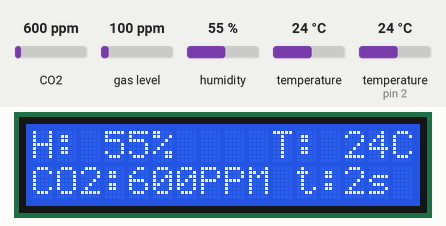
Recording of a sketch running on a simulated Arduino Uno, built with avr-gcc and run on an emulated ATmega328P. On the bench: 16×2 character LCD. Inputs (shaded band) come from the test bench; at power-on: CO2 600 ppm, humidity 55 %, temperature (sensor on pin 2) 24 °C, gas level 100 ppm, temperature 24 °C. Storage starts empty; what the sketch prints to the serial monitor is not drawn.

Above: at 6.8 s.
6.9 s: CO2 set to 452 ppm
At 8.8 s:
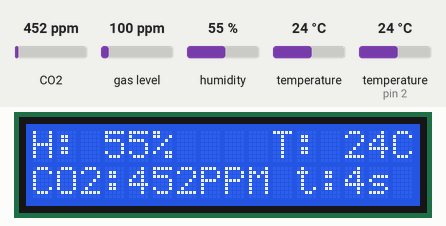
11.9 s: humidity set to 22 %
At 12.9 s:
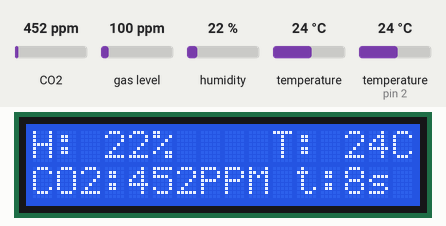
16.0 s: temperature (sensor on pin 2) set to 12 °C
At 17.1 s:
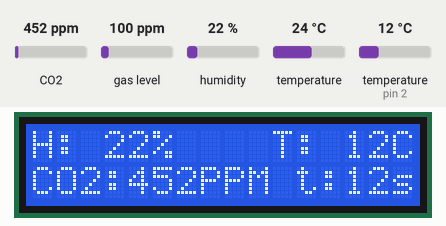
20.2 s: CO2 set to 1050 ppm
At 21.5 s:
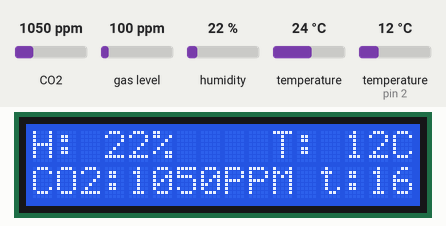
24.4 s: humidity set to 40 %
At 25.9 s:
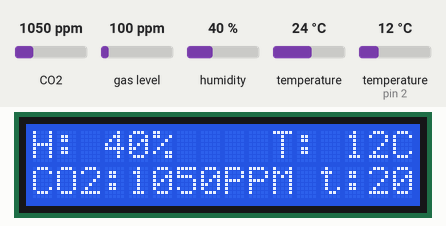
28.5 s: CO2 set to 1700 ppm
At 30.3 s:
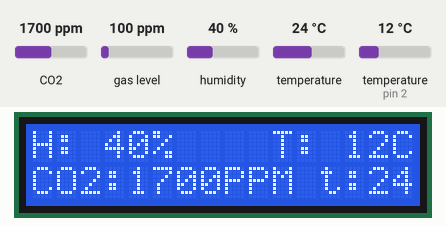
Timing chart, 0 to 31.8 s (numbered marks = the images above; inputs shaded):
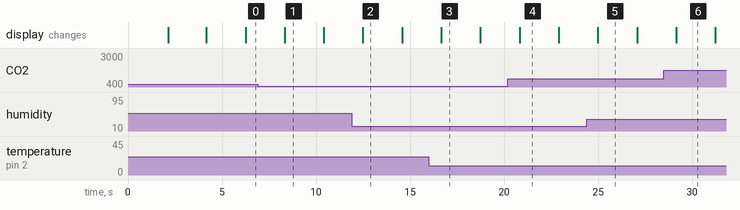

Measured:
- what the display in image 1 shows lasts 2.1 s, from 8.3 s to 10.4 s

The sketch:

DHT11_LCD_SD_CCS881_Adafruit.ino
```cpp
//----------Temporary Stuff----------

//----------Setup SD Card Module----------
// Connect pin GND to GND
// Connect pin VCC to 5V (NOT 3.3V!)
// Connect pin MISO to D12 (Static)   (Blue wire)
// Connect pin MOSI to D11 (Static)   (Orange wire)
// Connect pin SCK to D13 (Static)    (White wire)
// Connect pin CS to D10 (Variable)   (Gray wire)

// Include SD Card libraries
#include <SD.h>
#include <SPI.h>

// Setup SD Card
File SDcard;
int pinCS = 10; // Pin 10 on Arduino Uno

//----------Setup DHT11 sensor----------
// Connect pin 1 (Left) of the sensor to whatever your DHTPIN is (D2)   (White wire)
// Connect pin 2 (Middle) of the sensor to 3.3V
// Connect pin 3 (Right) of the sensor to GROUND

// Inlcude DHT11 libraries
#include <DHT.h>

// Setup DHT11
#define DHTPIN 2     // what digital pin we're connected to
#define DHTTYPE DHT11   // DHT 11

// Initialize DHT sensor.
DHT dht(DHTPIN, DHTTYPE);

//----------Setup CCS881 sensor----------
// Connect GND to GND
// Connect 3.3V to 3.3V (NOT 5V!)
// Connect SDA to A4 or SDA   (Yellow wire)
// Connect SCL to A5 or SCL   (Green wire)
// Connect WAK to GND (nWake = -1) or defined nWAKE Pin   (Brown wire)

// Include CCS881 libraries
#include <Wire.h>    // I2C library
#include "Adafruit_CCS811.h"  // CCS811 library

// Setup CCS881
Adafruit_CCS811 ccs;
int co2;
int tvoc;
float temp;

//----------Setup LCD Screen (I2C protocol)----------
// Connect GND to GND
// Connect VCC to 5V
// Connect SDA to SDA or A4   (Yellow wire)
// Connect SCL to SCL or A5   (Green wire)

// Inlcude LCD libraries
//#include <Wire.h>
#include <LiquidCrystal_I2C.h>

// Setup LCD
// 0x3F LCD I2C adress, if not working run I2C Scanner
LiquidCrystal_I2C lcd(0x3F, 2, 1, 0, 4, 5, 6, 7, 3, POSITIVE);  // Change the 0x3F  i2c address to your i2c address

// lcd.noBacklight(); // turn off backlight
// lcd.backlight();   // turn on backlight.

// Setup Timer
long timer = 0;
int delaytime = 2000; // Delay between readings 1s = 1000


void setup() {
  // Setup Serial monitor 9600 baud
  Serial.begin(9600);
  Serial.println(F("Beginning Checkup..."));

  // Start LCD Display
  lcd.begin(16,2);  // Set LCD Type 16x2
  lcd.clear();      // Clears LCD display

  // SD Card Initialization
  if (SD.begin()) {
    Serial.println(F("SD card is ready to use."));
    lcd.print(F("SD Card Ready"));
    delay(2000);
    }
  else {
    Serial.println(F("SD card initialization failed"));
    lcd.print(F("SD Card Failed"));
    lcd.setCursor(0,1);   // Second line
    lcd.print(F("Check wiring!"));
    delay(2000);
    }

//----------Start SD Card----------
  // Create/Open file on SD Card
  SDcard = SD.open("results.txt", FILE_WRITE);      // Name.txt --> "Name" limited to 8 characters

  // if the file opened okay, write to it:
  if (SDcard) {
    Serial.println(F("Writing to file results.txt"));
    lcd.clear();          // Clears LCD display
    lcd.setCursor(0,0);   // First line
    lcd.print(F("Now opening"));
    lcd.setCursor(0,1);   // Second line
    lcd.print(F("results.txt"));

    SDcard.println();     // Linebreak between different Experiments
    SDcard.println(F("---------------;-----------------;----------------------;----------------;----------------"));
    SDcard.println(F("Beginning;New;Experiment"));
    SDcard.println(F("Timer;Humidity (%);Temperature (°C);CO2 (PPM);TVOC (PPB)"));
    SDcard.close(); // close the file
    delay(2000);
  }

  // if the file didn't open, print an error:
  else {
    Serial.println(F("Error opening results.txt"));
    lcd.clear();          // Clears LCD display
    lcd.setCursor(0,0);   // First line
    lcd.print(F("Error opening"));
    lcd.setCursor(0,1);   // Second line
    lcd.print(F("results.txt"));
    delay(2000);
  }

//----------Start DHT11 Sensor----------
  dht.begin();

//----------Start CCS881 Sensor----------
  ccs.begin();
  // Set mode CCS811_DRIVE_MODE_IDLE, CCS811_DRIVE_MODE_1SEC, CCS811_DRIVE_MODE_10SEC, CCS811_DRIVE_MODE_60SEC, CCS811_DRIVE_MODE_250MS
  ccs.setDriveMode(CCS811_DRIVE_MODE_1SEC);
  //calibrate temperature sensor
  while(!ccs.available());
  float temp = ccs.calculateTemperature();
  ccs.setTempOffset(temp - 25.0);


//----------Print starting message on LCD screen----------
  lcd.clear();          // Clears LCD display
  lcd.setCursor(0,0);   // First line
  lcd.print(F("Start measuring:"));
  lcd.setCursor(0,1);   // Second line
  lcd.print(F("H, T, CO2, TVOC"));
}


void loop() {
//----------DHT11 Readings----------
  // Wait a 2 seconds between measurements.
  delay(delaytime);

  // Reading temperature or humidity takes about 250 milliseconds!
  // Sensor readings may also be up to 2 seconds
  int h = dht.readHumidity();
  // Read temperature as Celsius (the default)
  int t = dht.readTemperature();

  // Check if any reads failed and exit early (to try again).
  if (isnan(h) || isnan(t)) {
    Serial.println(F("Failed to read from DHT sensor!"));
    return;
  }

//----------DHT11 To CCS881----------
  ccs.setEnvironmentalData(h, t);

//----------CCS881 Readings----------
    if(ccs.available()){
    //temp = ccs.calculateTemperature();
    if(!ccs.readData()){
      co2 = ccs.geteCO2();
      tvoc = ccs.getTVOC();
    }
    else{
      Serial.println(F("ERROR"));
    }
  }

//----------Time Calculation----------
  timer = timer + 2;

//----------Serial Monitor----------
  Serial.println(timer);
  //DHT11
  Serial.print(F("Humidity: "));  Serial.print(h);  Serial.print(F("%\t"));
  Serial.print(F("Temperature: "));  Serial.print(t);  Serial.println(F("C\t"));
  //CCS881
  Serial.print(F("CO2: "));  Serial.print(co2);  Serial.print(F("PPM\t"));
  Serial.print(F("TVOC: ")); Serial.print(tvoc);  Serial.print(F("PPB\t"));
  Serial.print(F("Themp: ")); Serial.print(temp);  Serial.print(F("C"));
  Serial.println();

//----------LCD Display----------
  lcd.clear();            // Clears LCD display
  lcd.setCursor(0,0);     // First line

  lcd.print(F("H: "));  lcd.print(h);  lcd.print(F("%"));       // Print Humidity in %
  lcd.print(F("    "));   // Space (4 blocks)
  lcd.print(F("T: "));  lcd.print(t);  lcd.print(F("C"));       // Print Temperature in °C

  lcd.setCursor(0,1);     // Second line
  lcd.print(F("CO2:"));  lcd.print(co2);  lcd.print(F("PPM"));   // Print CO2 in PPM
  lcd.print(F(" "));   // Space (1 block)
  lcd.print(F("t:"));  lcd.print(timer);  lcd.print(F("s"));   // Print timer count

//----------SD Card----------
  SDcard = SD.open("results.txt", FILE_WRITE);
  SDcard.print(timer);    // Write timer
  SDcard.print(F(";"));
  SDcard.print(h);    // Write Humidity
  SDcard.print(F(";"));
  SDcard.print(t);    // Write Temerature
  SDcard.print(F(";"));
  SDcard.print(co2);    // Write CO2
  SDcard.print(F(";"));
  SDcard.print(tvoc);   // Write TVOC
  SDcard.println();
  SDcard.close(); // close the file
}
```
